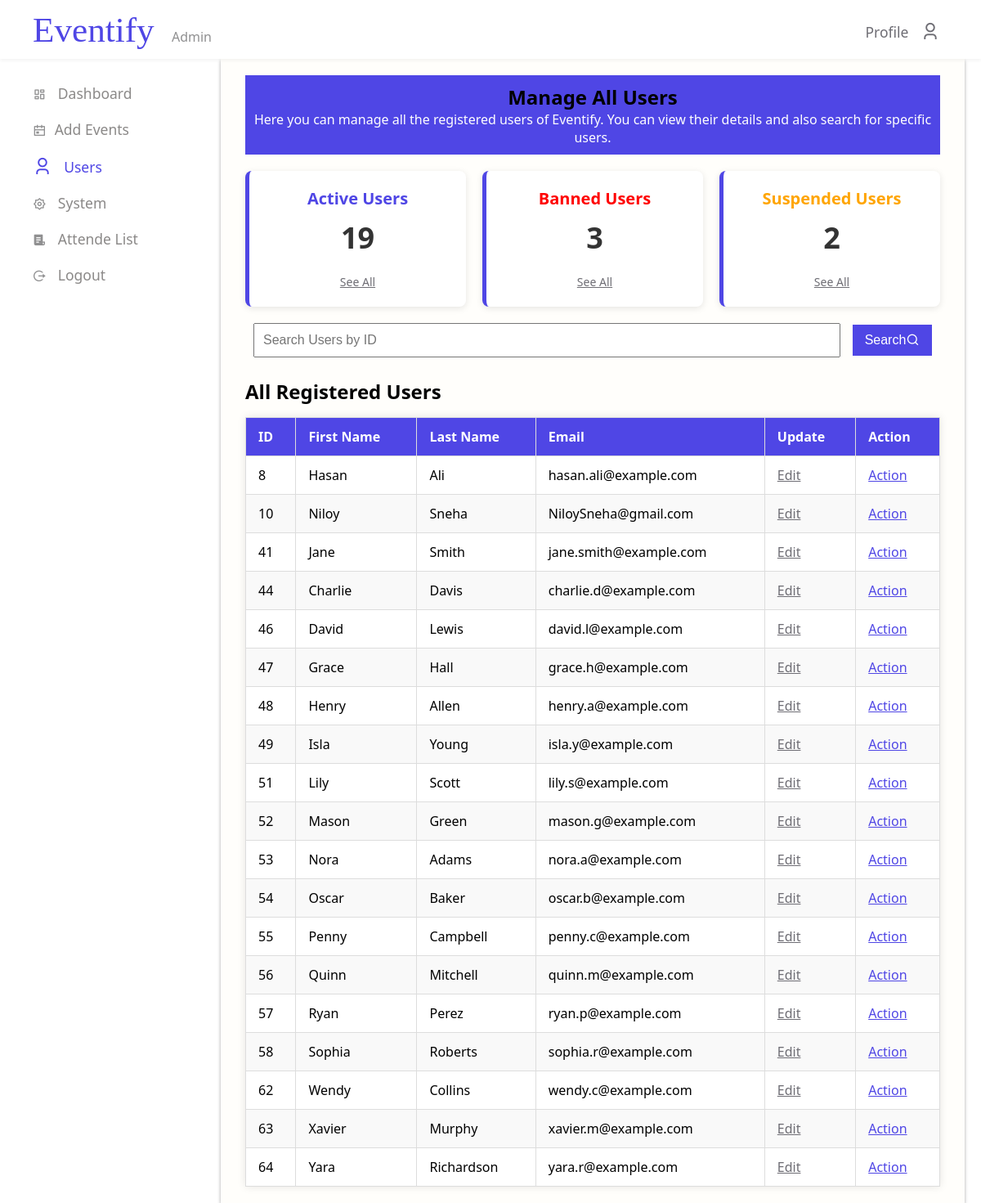
Screenshot of /View/Users.php (signed in) with the database file from the repository.
### tables this page shows
CREATE TABLE `users` (
  `U_Id` int(100) NOT NULL,
  `U_FirstName` varchar(100) NOT NULL,
  `U_LastName` varchar(100) NOT NULL,
  `U_Email` varchar(100) NOT NULL,
  `U_Password` varchar(100) NOT NULL,
  `U_Type` varchar(100) NOT NULL,
  `isBanned` tinyint(1) DEFAULT NULL,
  `isSuspended` date DEFAULT NULL
);

### Model/Users.php (called while the page is built, shortened)
<?php
require_once '../Model/DataBase.php';
function getAllCustomers()
{
    global $conn;
    $query = "SELECT * FROM users WHERE U_Type = 'customer' AND isBanned = '0' AND isSuspended IS NULL";
    $result = mysqli_query($conn, $query);
    $users = [];
    if ($result) {
        while ($row = mysqli_fetch_assoc($result)) {
            $users[] = $row;
        }
    }
    return $users;
}
function TotalBannedUsers()
{
    global $conn;
    $query = "SELECT COUNT(*) as total FROM users WHERE isBanned = '1'";
    $result = mysqli_query($conn, $query);
    if ($result) {
        $row = mysqli_fetch_assoc($result);
        return $row['total'];
    }
    return 0;
}
function TotalSuspendedUsers()
{
    global $conn;
    $query = "SELECT COUNT(*) as total FROM users WHERE isSuspended IS NOT NULL";
    $result = mysqli_query($conn, $query);
    if ($result) {
        $row = mysqli_fetch_assoc($result);
        return $row['total'];
    }
    return 0;
}
function TotalCustomers()
{
    global $conn;
    $query = "SELECT COUNT(*) as total FROM users WHERE U_Type = 'customer' And isBanned = '0' AND isSuspended IS NULL";
    $result = mysqli_query($conn, $query);
    if ($result) {
        $row = mysqli_fetch_assoc($result);
        return $row['total'];
    }
    return 0;
}

### View/Users.php (the view, shortened to what this page needs)
<?php
if (!isset($_SESSION['AdminLoginstatus']) || $_SESSION['AdminLoginstatus'] !== true) {
  header('location: login.php');
  exit();
} else {
  require_once '../Model/Users.php';
  $TotalUsers = TotalCustomers();
  $TotalBanned = TotalBannedUsers();
  $TotalSuspended = TotalSuspendedUsers();
  if (isset($_GET["SearchBtn"]) && !empty($_GET["Search_Input"])) {
    $SearchTerm = $_GET["Search_Input"];
    echo $SearchTerm;
    $users = searchUserById($SearchTerm);
  } else {
    $users = getAllCustomers();
  }
}
?>
<!DOCTYPE html>
<html lang="en">
<head>
  <link
    href="https://cdn.jsdelivr.net/npm/remixicon@4.5.0/fonts/remixicon.css"
    rel="stylesheet" />
  <link rel="stylesheet" href="../Asset/CSS/Style_Users.css?v50.0" />
</head>
<body>
  <header>
    <div id="LogoContainer">
      <span class="logo">Eventify</span>
      <span class="GrayTxt" id="AdminTxt">Admin</span>
    </div>
    <div id="ProfileContainer">
      <a href="ProfileManagement.php" id="ProfileLink">Profile <span><i class="ri-user-3-line"></i></span></a>
    </div>
  </header>
  <main>
    <section id="asideSection">
      <aside>
        <nav class="asideNav">
          <ul>
            <li>
              <span><i class="ri-dashboard-line"></i></span>
              <a href="./DashBoard.php">Dashboard</a>
            </li>
            <li>
              <span><i class="ri-calendar-event-line"></i></span><a href="./Add_Event.php">Add Events</a>
            </li>
            <li id="Selected_Page">
              <span><i class="ri-user-3-line"></i></span>
              <a href="./Users.php">Users</a>
            </li>
            <li>
              <span> <i class="ri-settings-2-line"></i> </span>
              <a href="./System.php">System</a>
            </li>
            <li>
              <span> <i class="ri-file-list-3-fill"></i> </span>
              <a href="./attendee-list.php">Attende List</a>
            </li>
            <li id="logout">
              <span><i class="ri-logout-circle-r-line"></i></span>
              <a href="../Controller/logoutController.php">Logout</a>
            </li>
          </ul>
        </nav>
      </aside>
    </section>
    <section id="mainContent">
      <div id="ManageUserHeader">
        <h1>Manage All Users</h1>
        <p id="ManageUserHeaderTxt">
          Here you can manage all the registered users of Eventify. You can
          view their details and also search for specific users.
        </p>
      </div>
      <div id="UserStatsContainer">
        <div class="user-stats-card">
          <h3 id="TotalUser">Active Users</h3>
          <p id="lockedCount"><?php echo $TotalUsers; ?></p>
          <a href="#RecentUserTable" class="see-all-link">See All</a>
        </div>
        <div class="user-stats-card">
          <h3 id="Banned">Banned Users</h3>
          <p id="bannedCount"><?php echo $TotalBanned; ?></p>
          <a href="./SeeAllBanned.php" class="see-all-link">See All</a>
        </div>
        <div class="user-stats-card">
          <h3 id="Suspended">Suspended Users</h3>
          <p id="suspendedCount"><?php echo $TotalSuspended; ?></p>
          <a href="./SeeAllSuspended.php" class="see-all-link">See All</a>
        </div>
      </div>
      <div>
        <form method="GET" onsubmit="return isValid()">
          <div id="Search_bar_container">
            <input
              type="number"
              id="Search_bar"
              placeholder="Search Users by ID" name="Search_Input" />
            <button type="submit" name="SearchBtn">Search<i class="ri-search-line"></i></button>
          </div>
        </form>
      </div>
      <div id="RecentUser">
        <div id="RecentUserHeader">
          <h1>All Registered Users</h1>
        </div>
        <table id="RecentUserTable" border="1">
          <thead>
            <tr>
              <th>ID</th>
              <th>First Name</th>
              <th>Last Name</th>
              <th>Email</th>
              <th>Update</th>
              <th>Action</th>
            </tr>
          </thead>
          <tbody>
            <?php
            if (!empty($users)) {
              foreach ($users as $user) {
                echo "<tr>";
                echo "<td>" . $user['U_Id'] . "</td>";
                echo "<td>" . $user['U_FirstName'] . "</td>";
                echo "<td>" . $user['U_LastName'] . "</td>";
                echo "<td>" . $user['U_Email'] . "</td>";
                echo '<td><a href="./Update_User_info.php?id=' . urlencode($user['U_Id']) . '">Edit</a></td>';
                echo '<td><a class="Action" href="./TakeAction.php?id=' . urlencode($user['U_Id']) . '">Action</a></td>';
                echo "</tr>";
              }
            } else {
              echo '<p style="color:red; font-weight:600;">No User Found.</p>';
            }
            ?>
          </tbody>
        </table>
      </div>
    </section>
  </main>
</body>
</html>

### Asset/CSS/Style_Users.css (style rules this page uses)
* { margin: 0; padding: 0; box-sizing: border-box; }
body { font-family: ui-sans-serif, system-ui, -apple-system, BlinkMacSystemFont, "Segoe UI", Roboto, "Helvetica Neue", Arial, "Noto Sans", sans-serif, "Apple Color Emoji", "Segoe UI Emoji", "Segoe UI Symbol", "Noto Color Emoji"; }
.logo { font-size: 1.8em; font-family: "Brush Script MT", cursive; color: #4f46e5; margin-right: 15px; }
header { background-color: #fff; height: 72px; font-size: 24px; display: flex; align-items: center; justify-content: space-between; position: sticky; top: 0; left: 0; right: 0; z-index: 1000; padding: 0 40px; box-shadow: 0 2px 4px rgba(0, 0, 0, 0.05); }
header a { text-decoration: none; color: #6e6d74; padding: 10px; font-size: 17.5px; transition: color 0.3s ease; }
#ProfileContainer a span { margin-left: 10px; }
.ri-user-3-line { font-size: 23px; }
.GrayTxt { color: #909091; font-size: 16px; }
aside { position: fixed; }
li { list-style: none; }
ul { display: flex; flex-direction: column; align-items: flex-start; }
li { padding: 10px 0px; }
li span { color: #909091; }
ul a { font-weight: 500; text-decoration: none; color: #8b8988; padding: 10px; font-size: 17.5px; transition: color 0.3s ease; }
#Selected_Page a, #Selected_Page span { color: #4f46e5; }
main { display: grid; grid-template-columns: 20% 80%; column-gap: 30px; }
#asideSection { padding: 20px 40px; }
#mainContent { margin-right: 50px; padding: 20px 30px; background-color: #fffefbeb; box-shadow: 0 2px 4px rgba(0, 0, 0, 0.347); }
#ManageUserHeaderTxt { color: #fefefe; }
#ManageUserHeader { background-color: #4f46e5; padding: 10px; margin-bottom: 20px; text-align: center; }
#Search_bar_container { display: flex; align-items: center; gap: 15px; margin-bottom: 25px; padding: 0 10px; }
#Search_bar { flex-grow: 1; padding: 10px; font-size: 16px; }
#Search_bar_container button { background-color: #4f46e5; color: #fff; border: none; padding: 10px 15px; font-size: 16px; cursor: pointer; transition: background-color 0.3s ease; }
#RecentUserHeader { display: flex; justify-content: space-between; align-items: center; }
#RecentUserTable { border-collapse: collapse; margin-top: 15px; background-color: #fff; box-shadow: 0 0 10px rgba(0, 0, 0, 0.1); width: 100%; }
#RecentUserTable th, #RecentUserTable td { padding: 12px 15px; text-align: left; border: 1px solid #ddd; }
#RecentUserTable th { background-color: #4f46e5; color: white; font-weight: 600; }
#RecentUserTable tr:nth-child(even) { background-color: #f9f9f9; }
#RecentUserTable a { text-decoration: underline; color: #6e6d74; font-weight: 500; }
#RecentUserTable .Action { color: #4f46e5; }
#UserStatsContainer { display: flex; justify-content: space-between; flex-wrap: wrap; gap: 20px; margin: 20px 0; }
.user-stats-card { flex: 1 1 calc(30% - 20px); background-color: #ffffff; box-shadow: 0 2px 8px rgba(0, 0, 0, 0.1); border-left: 5px solid #4f46e5; border-radius: 8px; padding: 20px; text-align: center; transition: transform 0.3s ease; }
.user-stats-card h3 { font-size: 20px; margin-bottom: 10px; }
.user-stats-card p { font-size: 36px; font-weight: bold; color: #333; margin: 10px 0; }
.user-stats-card .see-all-link { display: inline-block; margin-top: 10px; font-size: 14px; color: #6e6d74; text-decoration: underline; transition: color 0.3s ease; }
#Banned { color: red; }
#Suspended { color: orange; }
#TotalUser { color: #4f46e5; }

### rows the page displays
users: U_Id "8", U_FirstName "Hasan", U_LastName "Ali", U_Email "hasan.ali@example.com"
users: U_Id "10", U_FirstName "Niloy", U_LastName "Sneha", U_Email "NiloySneha@gmail.com"
users: U_Id "41", U_FirstName "Jane", U_LastName "Smith", U_Email "jane.smith@example.com"
users: U_Id "44", U_FirstName "Charlie", U_LastName "Davis", U_Email "charlie.d@example.com"
users: U_Id "46", U_FirstName "David", U_LastName "Lewis", U_Email "david.l@example.com"
users: U_Id "47", U_FirstName "Grace", U_LastName "Hall", U_Email "grace.h@example.com"
users: U_Id "48", U_FirstName "Henry", U_LastName "Allen", U_Email "henry.a@example.com"
users: U_Id "49", U_FirstName "Isla", U_LastName "Young", U_Email "isla.y@example.com"
users: U_Id "51", U_FirstName "Lily", U_LastName "Scott", U_Email "lily.s@example.com"
users: U_Id "52", U_FirstName "Mason", U_LastName "Green", U_Email "mason.g@example.com"
users: U_Id "53", U_FirstName "Nora", U_LastName "Adams", U_Email "nora.a@example.com"
users: U_Id "54", U_FirstName "Oscar", U_LastName "Baker", U_Email "oscar.b@example.com"
users: U_Id "55", U_FirstName "Penny", U_LastName "Campbell", U_Email "penny.c@example.com"
users: U_Id "56", U_FirstName "Quinn", U_LastName "Mitchell", U_Email "quinn.m@example.com"
users: U_Id "57", U_FirstName "Ryan", U_LastName "Perez", U_Email "ryan.p@example.com"
users: U_Id "58", U_FirstName "Sophia", U_LastName "Roberts", U_Email "sophia.r@example.com"
users: U_Id "62", U_FirstName "Wendy", U_LastName "Collins", U_Email "wendy.c@example.com"
users: U_Id "63", U_FirstName "Xavier", U_LastName "Murphy", U_Email "xavier.m@example.com"
users: U_Id "64", U_FirstName "Yara", U_LastName "Richardson", U_Email "yara.r@example.com"

### other values shown
$TotalUsers "19"
$TotalBanned "3"
$TotalSuspended "2"
